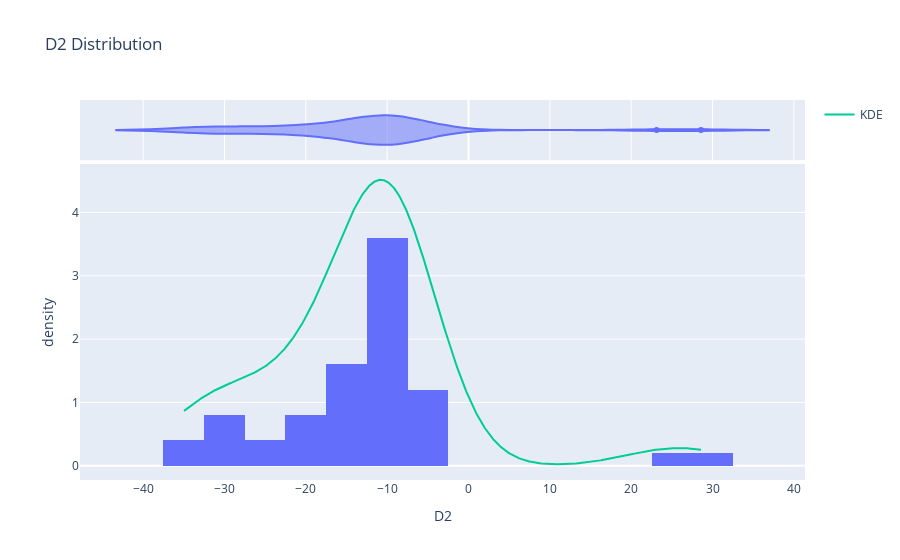

Notebook code cell kept with this figure:
### Code cell
fig = px.histogram(feature_by_participant, x='D2', title='D2 Distribution', 
                   marginal='violin', histnorm='density')

# Calculate KDE
delta_data = feature_by_participant['D2'].dropna()
kde = gaussian_kde(delta_data)
x_range = np.linspace(min(delta_data), max(delta_data), 1000)
fig.add_trace(go.Scatter(x=x_range, y=kde.evaluate(x_range)*100, mode='lines', name='KDE'))

fig.show()

### Figure 1 — Plotly figure (JSON) as saved in the notebook; plotly's stock layout.template omitted (floating-point values rounded to 4 significant figures; data arrays with more than 128 entries replaced by an {"elided": "..."} marker saying what was removed)
{"data": [{"alignmentgroup": "True", "bingroup": "x", "histnorm": "density", "hovertemplate": "D2=%{x}<br>density=%{y}<extra></extra>", "legendgroup": "", "marker": {"color": "#636efa", "pattern": {"shape": ""}}, "name": "", "offsetgroup": "", "orientation": "v", "showlegend": false, "type": "histogram", "x": {"elided": "172 float values"}, "xaxis": "x", "yaxis": "y"}, {"alignmentgroup": "True", "hovertemplate": "D2=%{x}<extra></extra>", "legendgroup": "", "marker": {"color": "#636efa"}, "name": "", "offsetgroup": "", "scalegroup": "x", "showlegend": false, "type": "violin", "x": {"elided": "172 float values"}, "xaxis": "x2", "yaxis": "y2"}, {"mode": "lines", "name": "KDE", "type": "scatter", "x": {"elided": "1000 float values"}, "y": {"elided": "1000 float values"}}], "layout": {"barmode": "relative", "legend": {"tracegroupgap": 0}, "title": {"text": "D2 Distribution"}, "xaxis": {"anchor": "y", "domain": [0, 1], "title": {"text": "D2"}}, "xaxis2": {"anchor": "y2", "domain": [0, 1], "matches": "x", "showgrid": true, "showticklabels": false}, "yaxis": {"anchor": "x", "domain": [0, 0.8316], "title": {"text": "density"}}, "yaxis2": {"anchor": "x2", "domain": [0.8416, 1], "matches": "y2", "showgrid": false, "showline": false, "showticklabels": false, "ticks": ""}}}
